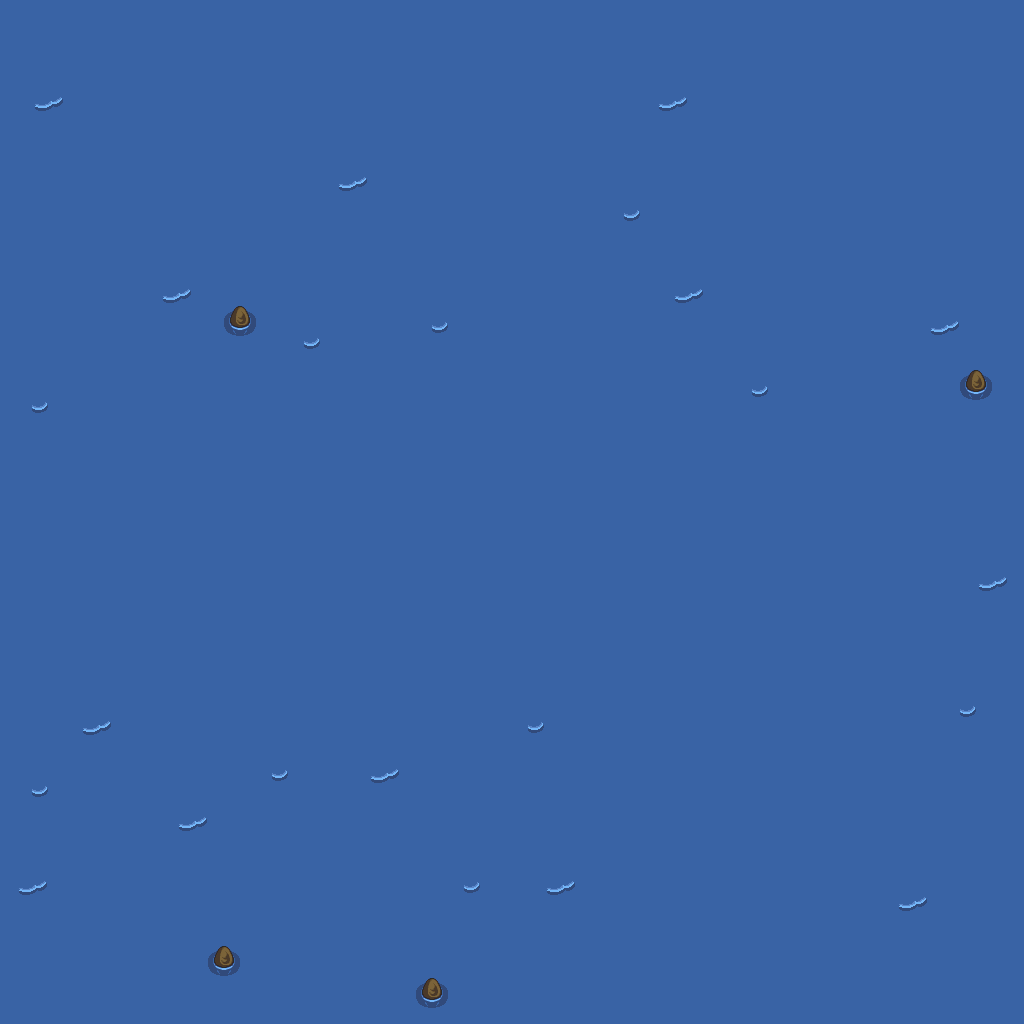

Below is a game level as drawn by its tile map, then a one-line description and the .tmx that defines it (tile-layer data replaced by summaries):
An orthogonal 64x64 tile map with 16x16 px tiles, 1 tile layer (base), 2 hidden layers not drawn.

<map version="1.10" tiledversion="1.12.1" orientation="orthogonal" renderorder="right-down" width="64" height="64" tilewidth="16" tileheight="16" infinite="0" nextlayerid="4" nextobjectid="1">
 <tileset firstgid="1" source="../classiciphone_pics4.tsx" />
 <layer id="1" name="base" width="64" height="64">
  <data>[4096 cells, 4096 non-empty, 8 distinct tile ids]</data>
 </layer>
 <layer id="2" name="collision" width="64" height="64" visible="0">
  <properties><property name="collision" value="true" /></properties>
  <data>[4096 cells, 8 non-empty, 1 distinct tile ids]</data>
 </layer>
 <layer id="3" name="water" width="64" height="64" visible="0">
  <properties><property name="terrain" value="water" /></properties>
  <data>[4096 cells, 4088 non-empty, 1 distinct tile ids]</data>
 </layer>
</map>
